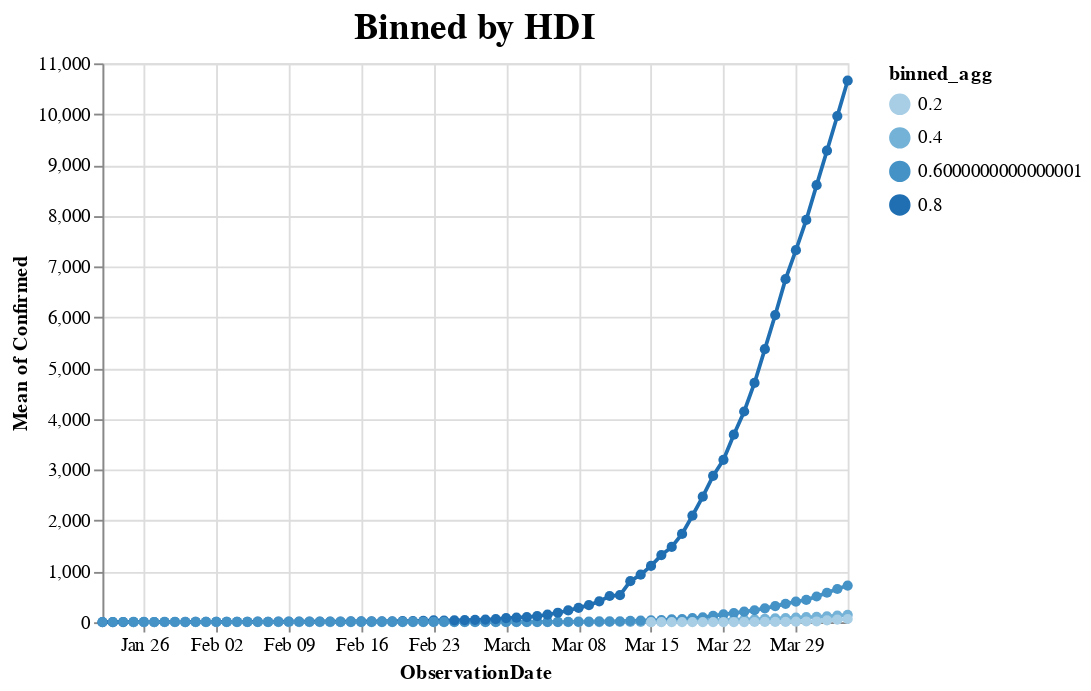

The notebook cell saved with this chart:
### Code cell
hdibin = alt.Chart(data=data_grouped_country, width=400, height=300).mark_line(point=True).encode(
    alt.X('ObservationDate', type='temporal'),
    alt.Y('mean(Confirmed):Q', type='quantitative'),
    color='binned_agg:O',
    tooltip=['mean(Confirmed)']
).transform_bin(
    'binned_agg', 'HDI', bin=alt.Bin(maxbins=4)
).properties(
        title="Binned by HDI")

hdibin.save('hdiagg.html')

hdibin

### Figure 1 — Vega-Lite specification as saved in the notebook (floating-point values rounded to 4 significant figures; data arrays with more than 128 entries replaced by an {"elided": "..."} marker saying what was removed)
{"config": {"title": {"font": "Calibri", "fontSize": 20}, "axis": {"labelFont": "Calibri", "titleFont": "Calibri", "fontSize": 16}, "header": {"labelFont": "Calibri", "titleFont": "Calibri", "fontSize": 16}, "legend": {"labelFont": "Calibri", "titleFont": "Calibri", "fontSize": 16}}, "data": {"name": "data-fe573e94896d7b7f351686bd1aee5f5e"}, "mark": {"type": "line", "point": true}, "encoding": {"color": {"type": "ordinal", "field": "binned_agg"}, "tooltip": [{"type": "quantitative", "aggregate": "mean", "field": "Confirmed"}], "x": {"type": "temporal", "field": "ObservationDate"}, "y": {"type": "quantitative", "aggregate": "mean", "field": "Confirmed"}}, "height": 300, "title": "Binned by HDI", "transform": [{"bin": {"maxbins": 4}, "field": "HDI", "as": "binned_agg"}], "width": 400, "$schema": "https://vega.github.io/schema/vega-lite/v4.0.2.json", "datasets": {"data-fe573e94896d7b7f351686bd1aee5f5e": {"elided": "4732 records"}}}
